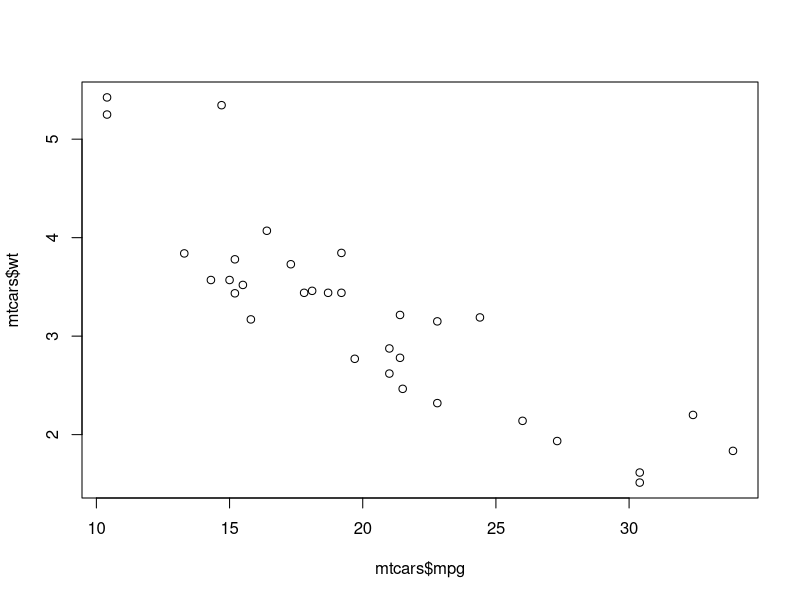
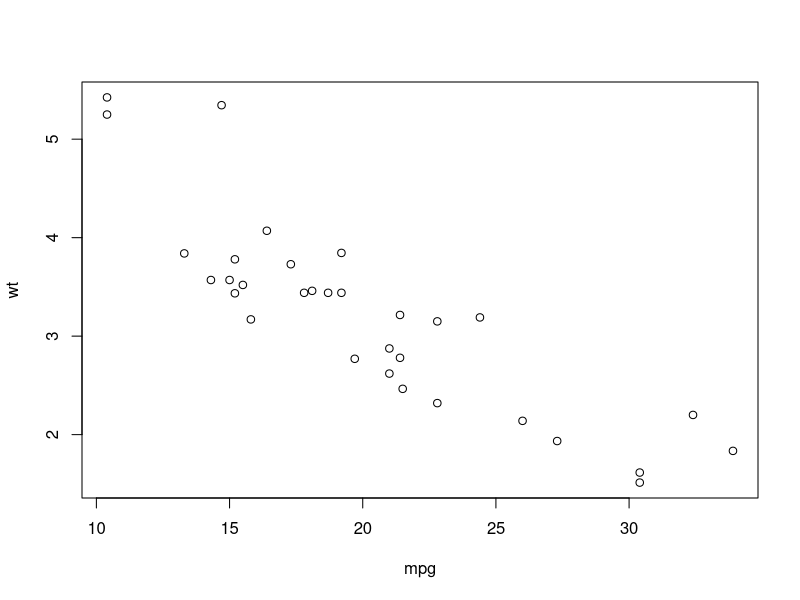
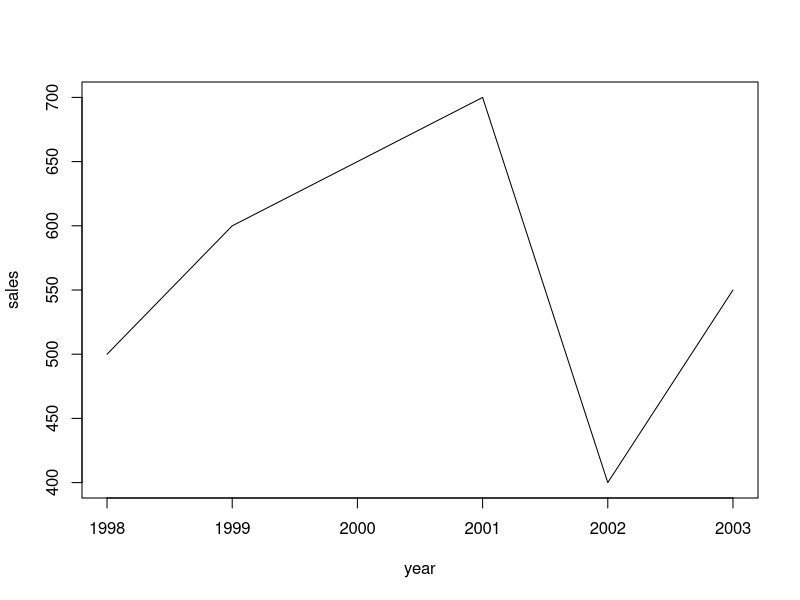
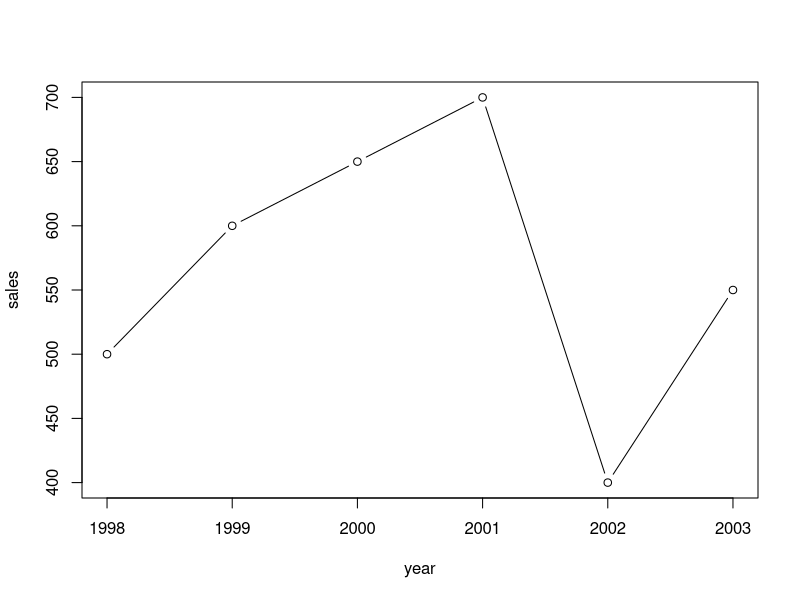
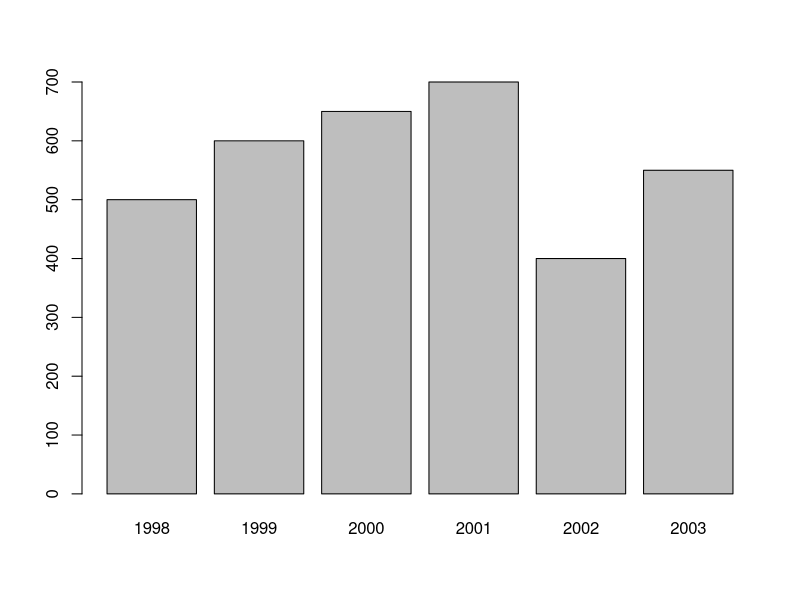
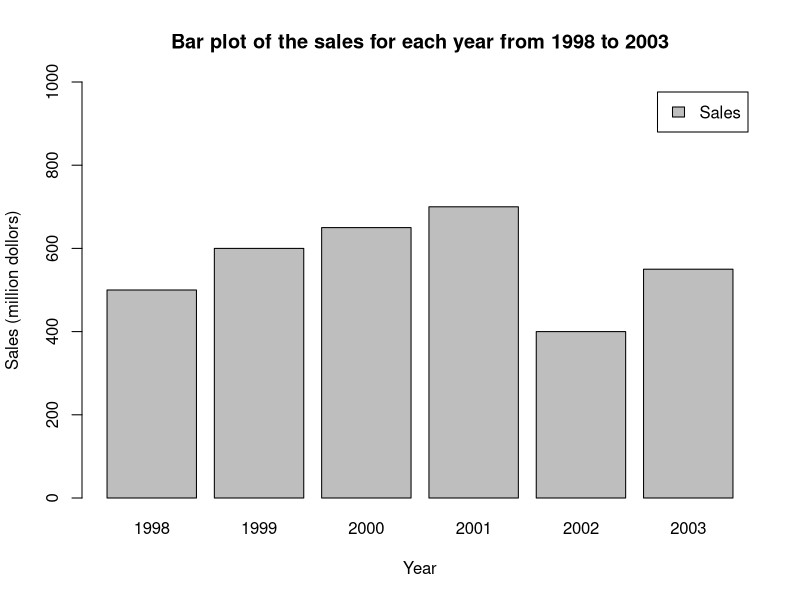
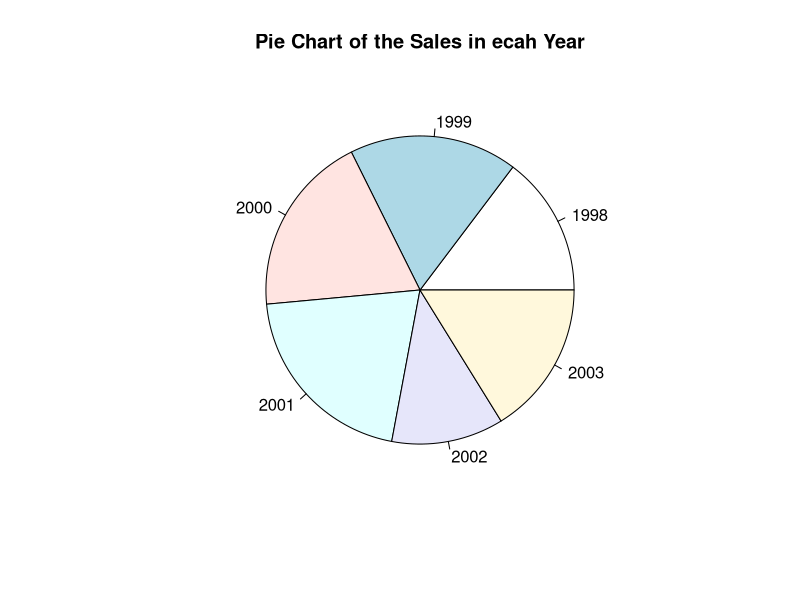
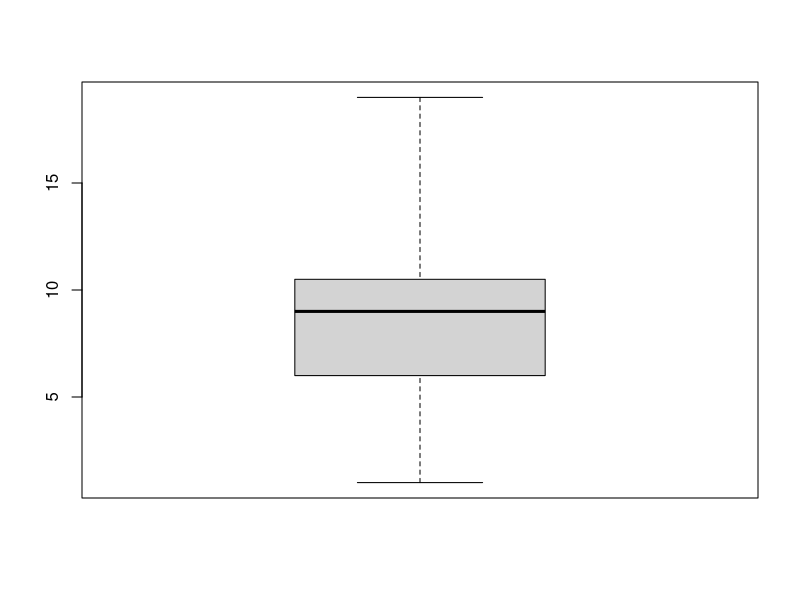

Write the R code that produced these figures, in order.
## ---- chunk 1
data(mtcars)
plot(mtcars$mpg, mtcars$wt) # with first as x, and second as y
## ---- chunk 2
plot(wt ~ mpg, data = mtcars) # you have to specify the name of the data frame here
## ---- chunk 3
year <- c(1998:2003) # create variable year
sales <- c(500, 600, 650, 700, 400, 550) # create variable sales
df <- data.frame(year, sales) # combine the variables into one data frame called df

plot(sales ~ year, data = df,
     type = 'l') # type indicates the line type with l
## ---- chunk 4
plot(sales ~ year, data = df,
     type = 'b') # b for both line and pint
## ---- chunk 5
barplot(df$sales,
        names.arg = df$year) # names.org indicates the vector of names to be plotted under each bar
## ---- chunk 6
barplot(df$sales,
        names.arg = df$year,
        main = 'Bar plot of the sales for each year from 1998 to 2003', # add title for the plot
        xlab = 'Year', # add label tag for the x-axis
        ylab = 'Sales (million dollors)',  # add label for the y-axis
        ylim = c(0, 1000), # set the range of y axis, you could set the range of x axis with xlim
        legend = 'Sales') # add lengend name
## ---- chunk 7
pie(df$sales, # value for each piece
    labels = df$year, # label for each piece
    main="Pie Chart of the Sales in ecah Year")
## ---- chunk 8
t <- c(1, 5, 10, 7, 8, 10, 11, 19)
boxplot(t, range = 0) # set range = 0 makes the whiskers reach the samllest and largest values in the dataset
## ---- chunk 9
t <- c(1, 5, 10, 7, 8, 10, 11, 19)
boxplot(t, range = 1) # set range = 1 makes the the whiskers extend to the most extreme data point which is no more than range times the interquartile range from the box
## ---- chunk 10
plot(sales ~ year, data = df,
     type = 'b',
     col = 'YellowGreen') # specify the name of the color
## ---- chunk 11
barplot(df$sales,
        names.arg = df$year,
        main = 'Bar plot of the sales for each year from 1998 to 2003', 
        xlab = 'Year', 
        ylab = 'Sales (million dollors)',  
        legend = 'Sales',
        col = '#009999') # use the hexadecimal color code, you need to start it with the hash tag
